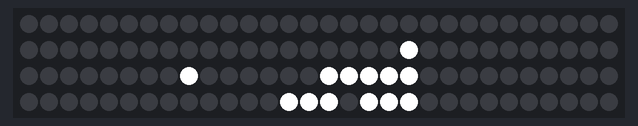
Bench run of a sketch on a simulated Arduino Uno, built with avr-gcc and run on an emulated ATmega328P. Shown: 120 RGB LEDs in strip order, left to right, continuing on the next row. Random numbers use the default seed unless the sketch sets one.

Above: at 0.43 s.
At 3.82 s:
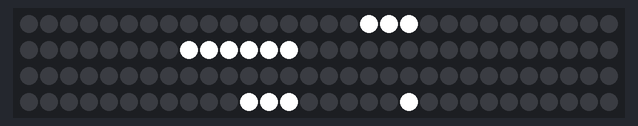
At 8.11 s:
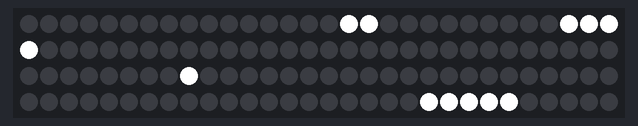
At 12.71 s:
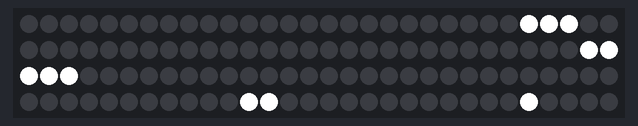
At 18.88 s:
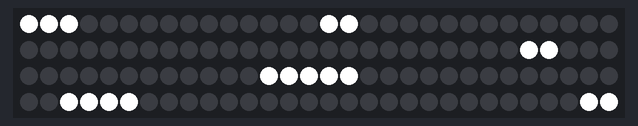
At 39.06 s:
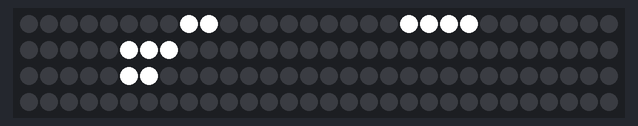

The sketch:

thunder.ino
```cpp
#include <Adafruit_NeoPixel.h>

#define PIN 3
#define NUMPIXELS 120

Adafruit_NeoPixel strip = Adafruit_NeoPixel(NUMPIXELS, PIN, NEO_GRB + NEO_KHZ800);

void setup() {
  strip.begin();
  strip.show(); // Initialize all pixels to 'off'
  randomSeed(analogRead(0)); // For å forbedre tilfeldigheten
}

void loop() {
  // Slukk alle piksler for å starte med en 'ren' sky
  for(int i = 0; i < NUMPIXELS; i++) {
    strip.setPixelColor(i, strip.Color(0, 0, 0));
  }

  // Tegn et antall tilfeldige lyn
  int lightningCount = random(2, 6); // Bestem antall lyn
  for (int j = 0; j < lightningCount; j++) {
    int randomPixel = random(NUMPIXELS);
    int randomLength = random(1, 6); // Lyn fra 1 til 5 piksler i lengde
    for (int i = 0; i < randomLength; ++i) {
      int pixel = (randomPixel + i) % NUMPIXELS; // Sørg for at vi ikke går utenfor striplengden
      strip.setPixelColor(pixel, strip.Color(255, 255, 255)); // Hvit farge for lyn
    }
  }

  strip.show();
  delay(random(50, 150)); // Hvor lenge lynet vises

  // Slukk lynet
  for(int i = 0; i < NUMPIXELS; i++) {
    strip.setPixelColor(i, strip.Color(0, 0, 0));
  }

  strip.show();
  delay(random(100, 500)); // Tilfeldig forsinkelse før neste lyn
}
```
